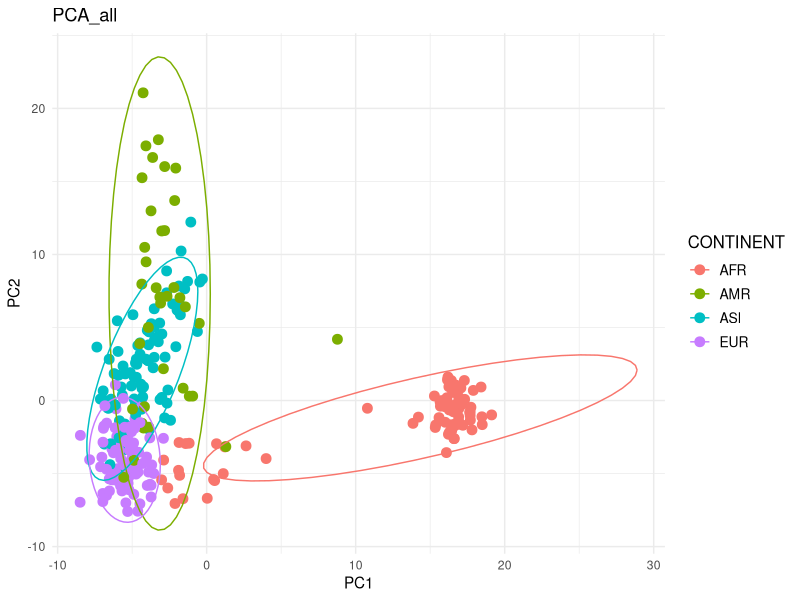

This figure's R source:
library(ggplot2)
library(dplyr)

setwd("")
# Leer tabla de PCA
pca_data <- read.table("PCA_data.txt", header=TRUE, stringsAsFactors = FALSE)

# Leer tabla de poblaciones
pop_data <- read.table("popfile.txt", sep = ",", header=TRUE, stringsAsFactors = FALSE)

# Unir tablas por la columna (IID)
pca_pop <- left_join(pca_data, pop_data, by = "IID")

# Graficar PC1 vs PC2 por continente
plot <- ggplot(pca_pop, aes(x=PC1, y=PC2, color=CONTINENT)) +
  geom_point(size=3) +
  theme_minimal() +
  labs(title="PCA_all", x="PC1", y="PC2") +
  theme(legend.title = element_text(size=12),
        legend.text = element_text(size=10)) + stat_ellipse()

ggsave("PCA_all.png", plot = plot, width = 12, height = 10, dpi = 300)
